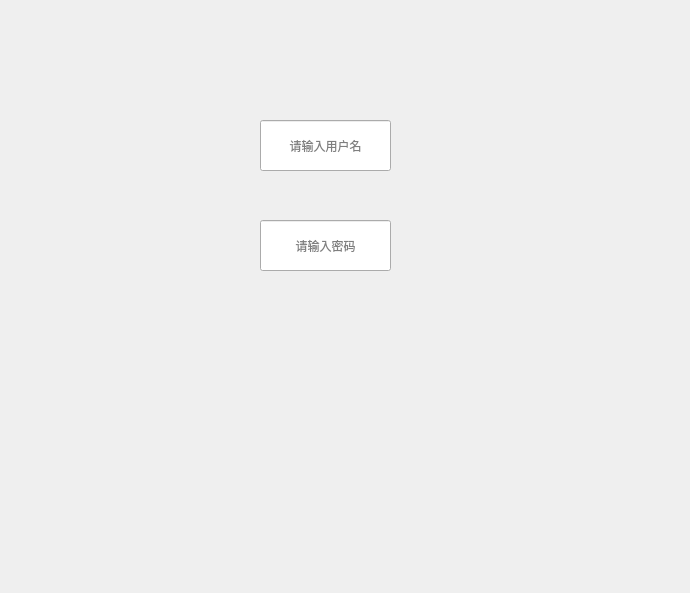
<?xml version="1.0" encoding="UTF-8"?>
<ui version="4.0">
 <class>Form</class>
 <widget class="QWidget" name="Form">
  <property name="geometry">
   <rect>
    <x>0</x>
    <y>0</y>
    <width>690</width>
    <height>593</height>
   </rect>
  </property>
  <property name="windowTitle">
   <string>Form</string>
  </property>
  <widget class="QLineEdit" name="lineEdit">
   <property name="geometry">
    <rect>
     <x>260</x>
     <y>120</y>
     <width>131</width>
     <height>51</height>
    </rect>
   </property>
   <property name="text">
    <string/>
   </property>
   <property name="echoMode">
    <enum>QLineEdit::PasswordEchoOnEdit</enum>
   </property>
   <property name="alignment">
    <set>Qt::AlignCenter</set>
   </property>
   <property name="placeholderText">
    <string>请输入用户名</string>
   </property>
  </widget>
  <widget class="QLineEdit" name="lineEdit_2">
   <property name="geometry">
    <rect>
     <x>260</x>
     <y>220</y>
     <width>131</width>
     <height>51</height>
    </rect>
   </property>
   <property name="inputMask">
    <string/>
   </property>
   <property name="text">
    <string/>
   </property>
   <property name="echoMode">
    <enum>QLineEdit::Normal</enum>
   </property>
   <property name="alignment">
    <set>Qt::AlignCenter</set>
   </property>
   <property name="placeholderText">
    <string>请输入密码</string>
   </property>
  </widget>
 </widget>
 <resources/>
 <connections/>
</ui>
